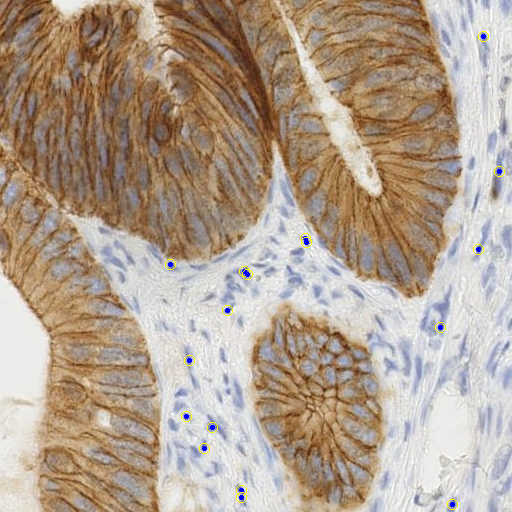
#> input picture archive/visuals/interaction_map.png, 512 x 512 px; its folder holds only this picture in this run
$ python -i analyze_tb_jem.py   (imports and definitions only)
#> lines starting #> are read from the running program, lines starting #| are printed output that depends on the picture; after the words box and inside, x2 and y2 are one past the last pixel; in counts of white or black regions, pixels touching at a corner belong together
### src/calculate_polarization_index.py
import numpy as np
import cv2

def calculate_synaptic_score(t_cell_mask, tumor_mask):
    """
    Translates Lemaitre $Z_0$ and $Z_1$ logic into a 2D Spatial Score.
    $Z_0$ = Synapse Plan (Distance to Tumor)
    $Z_1$ = Synaptic Dome (Centroid Displacement/Eccentricity)
    """
    # 1. Find Centroids
    M = cv2.moments(t_cell_mask)
    if M["m00"] == 0: return "INVALID"
    cX = int(M["m10"] / M["m00"])
    cY = int(M["m01"] / M["m00"])

    # 2. Measure distance to nearest Tumor edge (The $Z_0$ Equivalent)
    # We use distanceTransform to find how far the T-cell is from the "Shore"
    dist_map = cv2.distanceTransform(cv2.bitwise_not(tumor_mask), cv2.DIST_L2, 5)
    dist_to_tumor = dist_map[cY, cX]

    # 3. Calculate Eccentricity (Is the cell polarized?)
    contours, _ = cv2.findContours(t_cell_mask, cv2.RETR_EXTERNAL, cv2.CHAIN_APPROX_SIMPLE)
    if len(contours) == 0: return "INVALID"

    # Need at least 5 points for an ellipse
    if len(contours[0]) >= 5:
        ellipse = cv2.fitEllipse(contours[0])
        (center, axes, angle) = ellipse
        major_axis = max(axes)
        minor_axis = min(axes)
        eccentricity = np.sqrt(1 - (minor_axis**2 / major_axis**2))
    else:
        eccentricity = 0 # Round cells aren't polarized

    # 4. Triage Logic
    if dist_to_tumor < 15 and eccentricity > 0.75:
        return "ACTIVE_SYNAPSE"
    elif dist_to_tumor >= 15 and eccentricity > 0.75:
        return "FRUSTRATED_EXCLUDED"
    else:
        return "DESERT_OR_INACTIVE"

# Test logic with dummy data to verify it works
# [18 lines that do not run on import are left out]

### src/analyze_tb_jem.py
import os
import cv2
import numpy as np
import pandas as pd
from PIL import Image
from calculate_polarization_index import calculate_synaptic_score

# CRITICAL: Tell PIL to allow huge pathology slides
Image.MAX_IMAGE_PIXELS = None

TB_DIR = "lc25000_data/lung_tb_jem/granuloma_samples"
OUTPUT_CSV = "tb_polarization_detailed.csv"

def analyze_steyn_pathology(img_path):
#> called with img_path = '../archive/visuals/interaction_map.png'
    try:
        pil_img = Image.open(img_path).convert('RGB')
#> pil_img is the input picture: PIL image 512x512 RGB; mean R, G, B 177.2, 159.7, 143.7

        # RESIZE STRATEGY:
        # These slides are huge. To match LC25000 scale, we downsample.
        width, height = pil_img.size
#> width = 512; height = 512
        # Limit to max 4000px wide while maintaining aspect ratio
        if width > 4000:
            scale = 4000 / width
            pil_img = pil_img.resize((4000, int(height * scale)), Image.Resampling.LANCZOS)

        img = np.array(pil_img)
        img = cv2.cvtColor(img, cv2.COLOR_RGB2BGR)
    except Exception as e:
        print(f"Error reading {img_path}: {e}")
        return None, None

    gray = cv2.cvtColor(img, cv2.COLOR_BGR2GRAY)
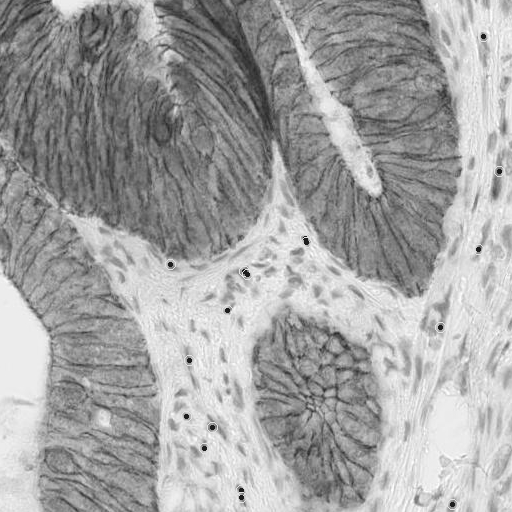
#> gray: shape (512, 512); min 29, max 255, mean 163.1

    # Target: The Mycetoma/Necrotic Core (Steyn 2022 Logic)
    _, core_thresh = cv2.threshold(gray, 180, 255, cv2.THRESH_BINARY)
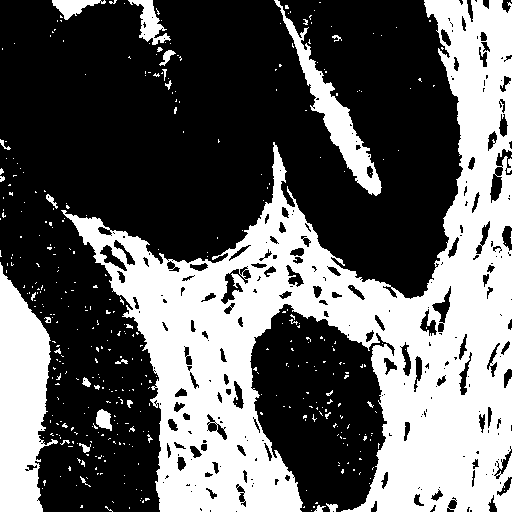
#> core_thresh: shape (512, 512); 38.3% white; 410 white regions (383 under 20 px), largest, box (x1, y1, x2, y2) and area: (61, 0, 512, 512) 83618, (0, 262, 58, 512) 9430, (274, 0, 382, 196) 3595
    kernel = np.ones((31,31), np.uint8)
    target_mask = cv2.morphologyEx(core_thresh, cv2.MORPH_CLOSE, kernel)
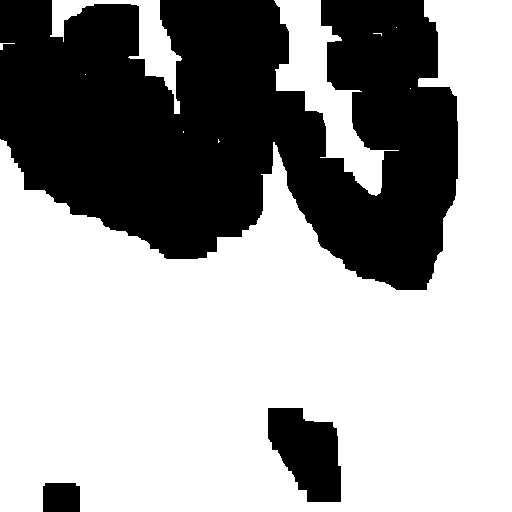
#> target_mask: shape (512, 512); 62.3% white; 3 black regions, box (x1, y1, x2, y2) and area: (0, 0, 458, 290) 92817, (268, 408, 341, 502) 4836, (43, 483, 80, 512) 1055

    # T-Cells: The Mbano 2026 'Fibrotic Cuff'
    _, t_cell_mask = cv2.threshold(gray, 110, 255, cv2.THRESH_BINARY_INV)
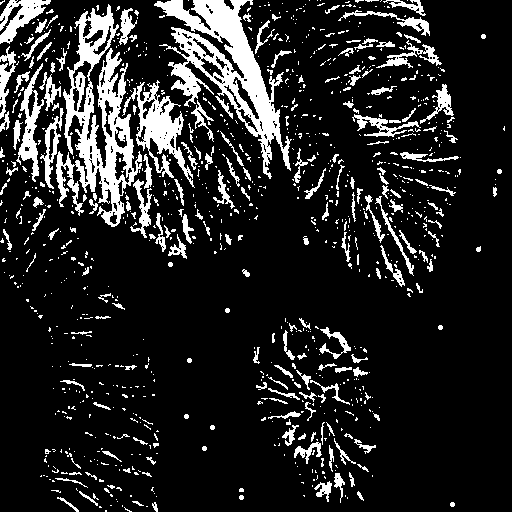
#> t_cell_mask: shape (512, 512); 14.4% white; 1019 white regions (816 under 20 px), largest, box (x1, y1, x2, y2) and area: (154, 0, 292, 179) 7400, (56, 4, 142, 227) 7217, (122, 80, 195, 188) 2314
    num_labels, labels, stats, _ = cv2.connectedComponentsWithStats(t_cell_mask)
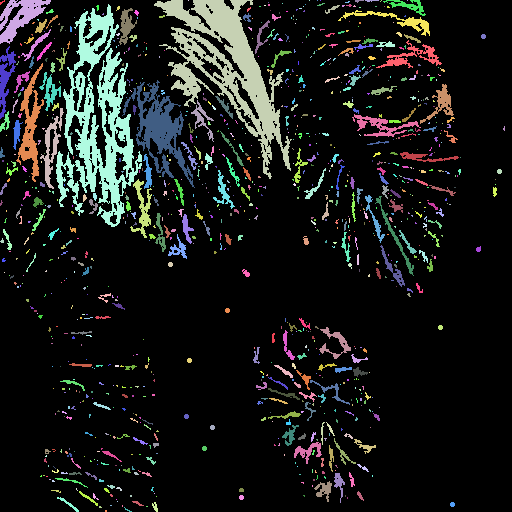
#> labels: shape (512, 512) int32; 1020 distinct labels, from 0 to 1019; one colour per label, 0 black
#> num_labels = 1020; stats = 1020 rows, first 6: [0, 0, 512, 512, 224471], [0, 0, 5, 5, 10], [0, 0, 51, 44, 985], [154, 0, 138, 179, 7400], [188, 0, 1, 1, 1], [309, 0, 1, 1, 1]

    counts = {"ACTIVE": 0, "FRUSTRATED": 0, "DESERT": 0}
    total_cells = 0
    for i in range(1, num_labels):
        area = stats[i, cv2.CC_STAT_AREA]
        # Adjusted area for the downsampled magnification
        if 20 < area < 500:
            total_cells += 1
            cell = (labels == i).astype(np.uint8) * 255
            status = calculate_synaptic_score(cell, target_mask)
            if status == "ACTIVE_SYNAPSE": counts["ACTIVE"] += 1
            elif status == "FRUSTRATED_EXCLUDED": counts["FRUSTRATED"] += 1
            else: counts["DESERT"] += 1
#> this loop made 1019 passes
#> (area, cX in calculate_synaptic_score, cY in calculate_synaptic_score, dist_to_tumor in calculate_synaptic_score, contours in calculate_synaptic_score, center in calculate_synaptic_score, axes in calculate_synaptic_score, angle in calculate_synaptic_score) on passes 47, 49: (31, 52, 19, 0, 1 contour, all with area under 20, (51.63, 21.7), (3.86, 15.9), 37.33), (28, 274, 16, 6, 1 contour, all with area under 20, (276.9, 13.98), (7.37, 12.77), 49.32)
#> (area, cX in calculate_synaptic_score, cY in calculate_synaptic_score, dist_to_tumor in calculate_synaptic_score, center in calculate_synaptic_score, axes in calculate_synaptic_score, angle in calculate_synaptic_score, major_axis in calculate_synaptic_score) on passes 12, 22, 36, 43, 45, 56: (226, 408, 5, 16, (406.5, 5.46), (13.59, 39.02), 104.2, 39.02), (40, 331, 8, 11, (331.2, 8.93), (4.03, 14.52), 63.23, 14.52), (303, 125, 25, 14, (126.1, 25.29), (15.31, 33.8), 12.07, 33.8), (464, 396, 20, 7, (382.2, 23.76), (21.38, 89.26), 96.1, 89.26), (39, 246, 17, 32.16, (247, 17.23), (6.76, 8.15), 133.8, 8.15), (76, 40, 26, 12, (40.54, 26.08), (6.01, 16.07), 32.09, 16.07)
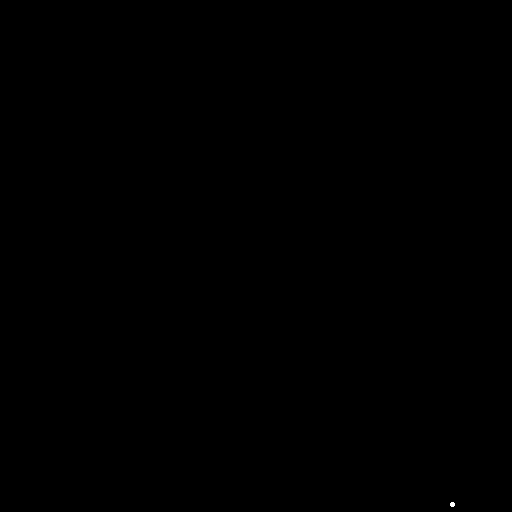
#> cell: shape (512, 512); 0.01% white; 1 white region, box (x1, y1, x2, y2) and area: (450, 502, 455, 507) 21
#> after the loop, counts = {'ACTIVE': 103, 'FRUSTRATED': 61, 'DESERT': 27}; total_cells = 191

    return counts, total_cells

results = []
# [1 line that did not run here, left out]
# [18 lines not run here, left out]

>>> result = analyze_steyn_pathology('../archive/visuals/interaction_map.png')
